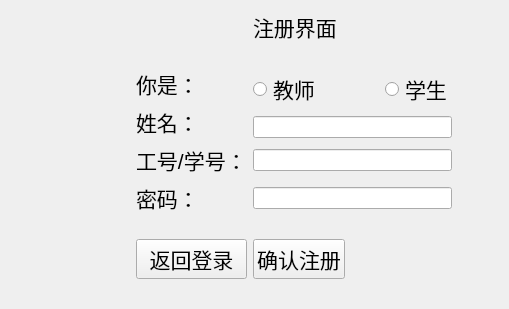
<?xml version="1.0" encoding="UTF-8"?>
<ui version="4.0">
 <class>enroll</class>
 <widget class="QWidget" name="enroll">
  <property name="geometry">
   <rect>
    <x>0</x>
    <y>0</y>
    <width>509</width>
    <height>309</height>
   </rect>
  </property>
  <property name="windowTitle">
   <string>Form</string>
  </property>
  <layout class="QGridLayout" name="gridLayout">
   <item row="2" column="2" rowspan="2">
    <widget class="QRadioButton" name="radioButton">
     <property name="font">
      <font>
       <pointsize>16</pointsize>
      </font>
     </property>
     <property name="text">
      <string>教师</string>
     </property>
    </widget>
   </item>
   <item row="2" column="5" rowspan="2">
    <widget class="QRadioButton" name="radioButton_2">
     <property name="font">
      <font>
       <pointsize>16</pointsize>
      </font>
     </property>
     <property name="text">
      <string>学生</string>
     </property>
    </widget>
   </item>
   <item row="0" column="2" colspan="2">
    <widget class="QLabel" name="label_2">
     <property name="font">
      <font>
       <pointsize>16</pointsize>
      </font>
     </property>
     <property name="text">
      <string>注册界面</string>
     </property>
    </widget>
   </item>
   <item row="6" column="6">
    <spacer name="horizontalSpacer_4">
     <property name="orientation">
      <enum>Qt::Horizontal</enum>
     </property>
     <property name="sizeHint" stdset="0">
      <size>
       <width>60</width>
       <height>20</height>
      </size>
     </property>
    </spacer>
   </item>
   <item row="3" column="1" rowspan="2">
    <widget class="QLabel" name="label_5">
     <property name="font">
      <font>
       <pointsize>16</pointsize>
      </font>
     </property>
     <property name="text">
      <string>姓名：</string>
     </property>
    </widget>
   </item>
   <item row="5" column="2" colspan="4">
    <widget class="QLineEdit" name="lineEdit"/>
   </item>
   <item row="1" column="2">
    <spacer name="verticalSpacer_3">
     <property name="orientation">
      <enum>Qt::Vertical</enum>
     </property>
     <property name="sizeHint" stdset="0">
      <size>
       <width>13</width>
       <height>33</height>
      </size>
     </property>
    </spacer>
   </item>
   <item row="6" column="1">
    <widget class="QLabel" name="label_4">
     <property name="font">
      <font>
       <pointsize>16</pointsize>
      </font>
     </property>
     <property name="text">
      <string>密码：</string>
     </property>
    </widget>
   </item>
   <item row="2" column="6">
    <spacer name="horizontalSpacer_11">
     <property name="orientation">
      <enum>Qt::Horizontal</enum>
     </property>
     <property name="sizeHint" stdset="0">
      <size>
       <width>60</width>
       <height>20</height>
      </size>
     </property>
    </spacer>
   </item>
   <item row="4" column="2" colspan="4">
    <widget class="QLineEdit" name="lineEdit_3"/>
   </item>
   <item row="3" column="6" rowspan="2">
    <spacer name="horizontalSpacer_13">
     <property name="orientation">
      <enum>Qt::Horizontal</enum>
     </property>
     <property name="sizeHint" stdset="0">
      <size>
       <width>62</width>
       <height>20</height>
      </size>
     </property>
    </spacer>
   </item>
   <item row="5" column="1">
    <widget class="QLabel" name="label_3">
     <property name="font">
      <font>
       <pointsize>16</pointsize>
      </font>
     </property>
     <property name="text">
      <string>工号/学号：</string>
     </property>
    </widget>
   </item>
   <item row="2" column="0">
    <spacer name="horizontalSpacer_10">
     <property name="orientation">
      <enum>Qt::Horizontal</enum>
     </property>
     <property name="sizeHint" stdset="0">
      <size>
       <width>60</width>
       <height>20</height>
      </size>
     </property>
    </spacer>
   </item>
   <item row="6" column="2" colspan="4">
    <widget class="QLineEdit" name="lineEdit_2"/>
   </item>
   <item row="5" column="0">
    <spacer name="horizontalSpacer_9">
     <property name="orientation">
      <enum>Qt::Horizontal</enum>
     </property>
     <property name="sizeHint" stdset="0">
      <size>
       <width>60</width>
       <height>18</height>
      </size>
     </property>
    </spacer>
   </item>
   <item row="7" column="2">
    <spacer name="verticalSpacer_2">
     <property name="orientation">
      <enum>Qt::Vertical</enum>
     </property>
     <property name="sizeHint" stdset="0">
      <size>
       <width>13</width>
       <height>33</height>
      </size>
     </property>
    </spacer>
   </item>
   <item row="5" column="6">
    <spacer name="horizontalSpacer_8">
     <property name="orientation">
      <enum>Qt::Horizontal</enum>
     </property>
     <property name="sizeHint" stdset="0">
      <size>
       <width>60</width>
       <height>20</height>
      </size>
     </property>
    </spacer>
   </item>
   <item row="6" column="0">
    <spacer name="horizontalSpacer_6">
     <property name="orientation">
      <enum>Qt::Horizontal</enum>
     </property>
     <property name="sizeHint" stdset="0">
      <size>
       <width>60</width>
       <height>20</height>
      </size>
     </property>
    </spacer>
   </item>
   <item row="10" column="2">
    <spacer name="verticalSpacer">
     <property name="orientation">
      <enum>Qt::Vertical</enum>
     </property>
     <property name="sizeHint" stdset="0">
      <size>
       <width>18</width>
       <height>33</height>
      </size>
     </property>
    </spacer>
   </item>
   <item row="2" column="1">
    <widget class="QLabel" name="label">
     <property name="font">
      <font>
       <pointsize>16</pointsize>
      </font>
     </property>
     <property name="text">
      <string>你是：</string>
     </property>
    </widget>
   </item>
   <item row="2" column="3" colspan="2">
    <spacer name="horizontalSpacer">
     <property name="orientation">
      <enum>Qt::Horizontal</enum>
     </property>
     <property name="sizeHint" stdset="0">
      <size>
       <width>60</width>
       <height>20</height>
      </size>
     </property>
    </spacer>
   </item>
   <item row="8" column="0">
    <spacer name="horizontalSpacer_2">
     <property name="orientation">
      <enum>Qt::Horizontal</enum>
     </property>
     <property name="sizeHint" stdset="0">
      <size>
       <width>141</width>
       <height>20</height>
      </size>
     </property>
    </spacer>
   </item>
   <item row="8" column="2">
    <widget class="QPushButton" name="pushButton">
     <property name="font">
      <font>
       <pointsize>16</pointsize>
      </font>
     </property>
     <property name="text">
      <string>确认注册</string>
     </property>
    </widget>
   </item>
   <item row="8" column="5">
    <spacer name="horizontalSpacer_3">
     <property name="orientation">
      <enum>Qt::Horizontal</enum>
     </property>
     <property name="sizeHint" stdset="0">
      <size>
       <width>60</width>
       <height>20</height>
      </size>
     </property>
    </spacer>
   </item>
   <item row="8" column="1">
    <widget class="QPushButton" name="pushButton_2">
     <property name="font">
      <font>
       <pointsize>16</pointsize>
      </font>
     </property>
     <property name="text">
      <string>返回登录</string>
     </property>
    </widget>
   </item>
  </layout>
 </widget>
 <resources/>
 <connections/>
</ui>
